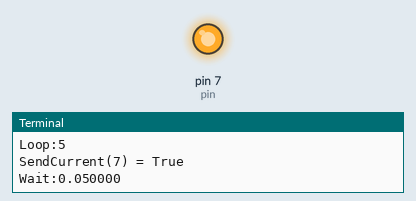
Simulated run of this program. Board: Raspberry Pi (header pin numbers). Parts: output pins drawn as LEDs (lit = HIGH), the last lines printed to the terminal. At 10.0 s the program stops and its outputs stay as they are.

Above: at 0.23 s.
At 2.65 s:
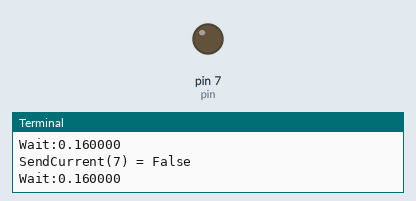
Timing chart, 0 to 3.0 s (numbered marks = the images above):
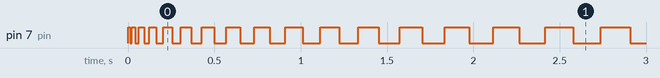

The program:

LedLighter.py
```python
import RPi.GPIO as GPIO
import time

class Board(object):

	def Trace(self, m):
		print(m)

	def __init__(self):
		self.Trace("Init board")
		GPIO.setmode(GPIO.BOARD) ## Use board pin numbering

	def SetPinOut(self, pin):
		self.Trace("Set pin:%d" % (pin))
		GPIO.setup(pin, GPIO.OUT) # Setup GPIO Pin x to OUT

	def Done(self):
		self.Trace("Done board")
		GPIO.cleanup()

	def SendCurrent(self, pin, onOff):
		self.Trace("SendCurrent(%d) = %s" % (pin, onOff))
		GPIO.output(pin, onOff)

	def Wait(self, seconds):
		self.Trace("Wait:%f" % (seconds))
		time.sleep(seconds)

pin = 7
board = Board()
board.SetPinOut(pin)

for i in range(1, 32):
	board.Trace("Loop:%d" % (i))
	board.SendCurrent(pin, True)
	board.Wait(i/100.0)
	board.SendCurrent(pin, False)
	board.Wait(i/100.0)

board.Done()
```

Measured:
- by itself, pin 7 (pin): repeats every 0.03 s: LOW 0.01 s, HIGH 0.02 s, until it stays LOW from 9.6 s
